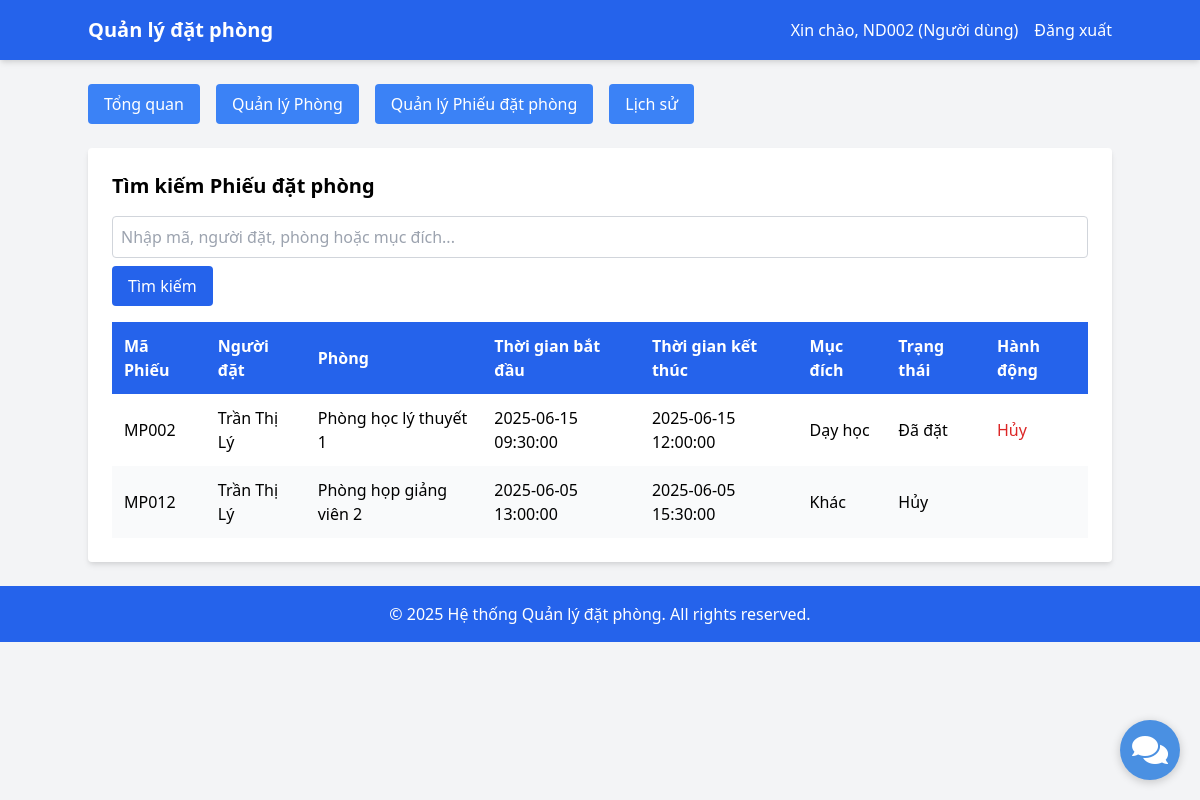
Screenshot of /QLDP/bookings/search.php (signed in) with the database file from the repository.
### tables this page shows
CREATE TABLE PHIEUDATPHONG (
    MAPHIEU CHAR(10) PRIMARY KEY CHECK (MAPHIEU LIKE 'MP%'),
    MAND CHAR(5) NOT NULL,
    MAPHONG CHAR(5) NOT NULL,
    TGBD DATETIME NOT NULL,
    TGKT DATETIME NOT NULL,
    MUCDICH VARCHAR(100) NOT NULL CHECK (MUCDICH IN ('Dạy học', 'Hội thảo', 'Khác')),
    TRANGTHAI VARCHAR(50) CHECK (TRANGTHAI IN ('Đã đặt', 'Hoàn thành', 'Hủy')),
    FOREIGN KEY (MAND) REFERENCES NGUOIDUNG(MAND),
    FOREIGN KEY (MAPHONG) REFERENCES PHONG(MAPHONG),
    CONSTRAINT CK_TGBD_TGKT CHECK (TGBD < TGKT),
    CONSTRAINT CK_PHUT_HOP_LE CHECK (
        MINUTE(TGBD) IN (0, 30) AND MINUTE(TGKT) IN (0, 30)
    ),
    CONSTRAINT CK_GIO_HOP_LE CHECK (
        (HOUR(TGBD) * 60 + MINUTE(TGBD)) >= (7 * 60 + 30) AND
        (HOUR(TGKT) * 60 + MINUTE(TGKT)) <= (16 * 60)
    )
);

CREATE TABLE NGUOIDUNG (
    MAND CHAR(5) PRIMARY KEY CHECK (MAND LIKE 'ND%'),
    HOTEN VARCHAR(40) NOT NULL,
    EMAIL VARCHAR(255) UNIQUE NOT NULL,
    VAITRO VARCHAR(50) CHECK (VAITRO IN ('Quản trị viên', 'Người dùng')),
    MATKHAU VARCHAR(255) NOT NULL,
    CONSTRAINT CK_EMAIL_GMAIL CHECK (EMAIL LIKE '_%@gmail.com' AND EMAIL NOT LIKE '% %')
);

CREATE TABLE PHONG (
    MAPHONG CHAR(5) PRIMARY KEY,
    TENPHONG VARCHAR(100) NOT NULL,
    SUCCHUA INT CHECK (SUCCHUA > 0),
    TRANGTHAI VARCHAR(50) CHECK (TRANGTHAI IN ('Trống', 'Đã đặt'))
);

### QLDP/bookings/search.php (the view)
<?php
require_once '../includes/header.php';
$keyword = $_GET['keyword'] ?? '';
if ($_SESSION['role'] == 'Quản trị viên') {
    $stmt = $pdo->prepare("SELECT p.*, n.HOTEN, r.TENPHONG FROM PHIEUDATPHONG p JOIN NGUOIDUNG n ON p.MAND = n.MAND JOIN PHONG r ON p.MAPHONG = r.MAPHONG WHERE p.MAPHIEU LIKE ? OR n.HOTEN LIKE ? OR r.TENPHONG LIKE ? OR p.MUCDICH LIKE ?");
    $stmt->execute(["%$keyword%", "%$keyword%", "%$keyword%", "%$keyword%"]);
} else {
    $stmt = $pdo->prepare("SELECT p.*, n.HOTEN, r.TENPHONG FROM PHIEUDATPHONG p JOIN NGUOIDUNG n ON p.MAND = n.MAND JOIN PHONG r ON p.MAPHONG = r.MAPHONG WHERE p.MAND = ? AND (p.MAPHIEU LIKE ? OR n.HOTEN LIKE ? OR r.TENPHONG LIKE ? OR p.MUCDICH LIKE ?)");
    $stmt->execute([$_SESSION['user_id'], "%$keyword%", "%$keyword%", "%$keyword%", "%$keyword%"]);
}
$bookings = $stmt->fetchAll();
?>
<div class="bg-white p-6 rounded shadow-md">
    <h2 class="text-xl font-bold mb-4">Tìm kiếm Phiếu đặt phòng</h2>
    <form method="GET" class="mb-4">
        <input type="text" name="keyword" value="<?php echo htmlspecialchars($keyword); ?>" class="form-input search-input" placeholder="Nhập mã, người đặt, phòng hoặc mục đích...">
        <button type="submit" class="px-4 py-2 bg-blue-600 text-white rounded hover:bg-blue-700 mt-2">Tìm kiếm</button>
    </form>
    <div class="table-container">
        <table class="table-auto w-full">
            <thead>
                <tr>
                    <th>Mã Phiếu</th>
                    <th>Người đặt</th>
                    <th>Phòng</th>
                    <th>Thời gian bắt đầu</th>
                    <th>Thời gian kết thúc</th>
                    <th>Mục đích</th>
                    <th>Trạng thái</th>
                    <th>Hành động</th>
                </tr>
            </thead>
            <tbody>
                <?php foreach ($bookings as $booking): ?>
                    <tr>
                        <td><?php echo htmlspecialchars($booking['MAPHIEU']); ?></td>
                        <td><?php echo htmlspecialchars($booking['HOTEN']); ?></td>
                        <td><?php echo htmlspecialchars($booking['TENPHONG']); ?></td>
                        <td><?php echo htmlspecialchars($booking['TGBD']); ?></td>
                        <td><?php echo htmlspecialchars($booking['TGKT']); ?></td>
                        <td><?php echo htmlspecialchars($booking['MUCDICH']); ?></td>
                        <td><?php echo htmlspecialchars($booking['TRANGTHAI']); ?></td>
                        <td>
                            <?php if ($booking['TRANGTHAI'] == 'Đã đặt' && ($_SESSION['role'] == 'Quản trị viên' || $booking['MAND'] == $_SESSION['user_id'])): ?>
                                <a href="delete.php?id=<?php echo $booking['MAPHIEU']; ?>" class="text-red-600 hover:underline" onclick="return confirm('Bạn có chắc muốn hủy?')">Hủy</a>
                            <?php endif; ?>
                        </td>
                    </tr>
                <?php endforeach; ?>
            </tbody>
        </table>
    </div>
</div>
<?php require_once '../includes/footer.php'; ?>

### QLDP/css/styles.css (style rules this page uses)
.table-auto th, .table-auto td { padding: 12px; text-align: left; }
.table-auto th { background-color: #2563eb; color: white; }
.table-auto tr:nth-child(even) { background-color: #f9fafb; }
.form-input, .form-select { width: 100%; padding: 8px; border: 1px solid #d1d5db; border-radius: 4px; }

### rows the page displays
phieudatphong: MAPHIEU "MP002", MAND.HOTEN "Trần Thị Lý", MAPHONG.TENPHONG "Phòng học lý thuyết 1", TGBD "2025-06-15 09:30:00", TGKT "2025-06-15 12:00:00", MUCDICH "Dạy học", TRANGTHAI "Đã đặt"
phieudatphong: MAPHIEU "MP012", MAND.HOTEN "Trần Thị Lý", MAPHONG.TENPHONG "Phòng họp giảng viên 2", TGBD "2025-06-05 13:00:00", TGKT "2025-06-05 15:30:00", MUCDICH "Khác", TRANGTHAI "Hủy"

### other values shown
$_SESSION['user_id'] "ND002"
$_SESSION['role'] "Người dùng"
